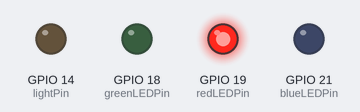
Simulated run of this sketch. Board: ESP32. Parts: output pins drawn as LEDs (lit = HIGH). WiFi joins after 1.5 s; servers stay silent unless stated; random numbers use the default seed unless the sketch sets one; EEPROM starts erased; no MQTT or app messages arrive unless stated; what the sketch prints to the serial monitor is not drawn.

Above: at 0.1 s.
At 5.1 s:
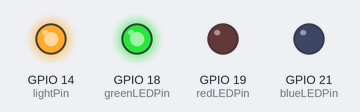
Timing chart, 0 to 6.6 s (numbered marks = the images above):
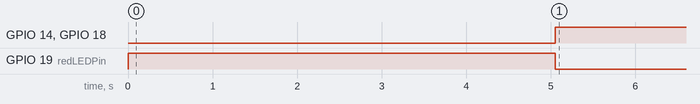

The sketch:

esp32ESFinalProject.ino
```cpp
// WiFi ---------------------------------------
#include <WiFi.h>
WiFiClient espClient;

const char* ssid     = "sedijeyms";
const char* password = "cediejamessss";

// PubSub ---------------------------------------
#include <PubSubClient.h>
PubSubClient client(espClient);

// MQTT ---------------------------------------
const char* mqtt_server = "broker.hivemq.com";
const int   mqtt_port   = 1883;
const char* readingsTopic    = "47524F555038/es/finals/readings";
const char* lightTopic    = "47524F555038/es/finals/lightControl";

// JSON ---------------------------------------
#include <ArduinoJson.h>

// FAN ---------------------------------------
#include "EEPROM.h"

#define lightPin 14
int lightState;

// LED ---------------------------------------
#define greenLEDPin 18
#define redLEDPin 19
#define blueLEDPin 21

bool greenLEDOn = false;
bool redLEDOn = false;
bool blueLEDOn = false;

// Arduino Serial ---------------------------------------
#define RX2 16
#define TX2 17

HardwareSerial arduinoSerial(1); // Use UART1 (we can assign pins)

String readings;

void callback(char* topic, byte* payload, unsigned int length) {
  String msg = "";
  for (unsigned int i = 0; i < length; i++) {
    msg += (char)payload[i];
  }
  msg.trim();

  if(msg != "toggle light") return;

  // toggle fan
  digitalWrite(lightPin, lightState ? LOW : HIGH);

  lightState = !lightState;

  Serial.println(lightState);
  EEPROM.write(0, lightState);
  EEPROM.commit();

  int currentlightState = EEPROM.read(0);
  Serial.println(currentlightState);

  client.publish(lightTopic, "light toggled");
}

bool reconnect() {
  turnOnRedLED();
  Serial.print("Attempting MQTT connection... ");
  String clientId = "ESP32Client-";
  clientId += String(random(0xffff), HEX);

  if (client.connect(clientId.c_str())) {

    turnOnGreenLED();

    Serial.println("connected");
    client.subscribe(lightTopic);

    lightState = EEPROM.read(0);
    Serial.println(lightState);

    // initialize fan
    digitalWrite(lightPin, lightState ? HIGH : LOW);
    return true;
  }
  else {
    turnOnRedLED();

    Serial.print("failed, rc=");
    Serial.print(client.state());
    Serial.println(" retrying...");
    return false;
  }
}

void turnOnGreenLED() {
  if(greenLEDOn) return;

  digitalWrite(greenLEDPin, HIGH);
  greenLEDOn = true;

  digitalWrite(redLEDPin, LOW);
  redLEDOn = false;

  digitalWrite(blueLEDPin, LOW);
  blueLEDOn = false;
}

void turnOnRedLED() {
  if(redLEDOn) return;

  digitalWrite(redLEDPin, HIGH);
  redLEDOn = true;

  digitalWrite(greenLEDPin, LOW);
  greenLEDOn = false;

  digitalWrite(blueLEDPin, LOW);
  blueLEDOn = false;
}

void turnOnBlueLED() {
  if(blueLEDOn) return;

  digitalWrite(blueLEDPin, HIGH);
  blueLEDOn = true;

  digitalWrite(greenLEDPin, LOW);
  greenLEDOn = false;

  digitalWrite(redLEDPin, LOW);
  redLEDOn = false;
}


void ConnectToWifi(void *parameter) {

  while (1) {

    if(WiFi.status() != WL_CONNECTED) {

      turnOnRedLED();

      vTaskDelay(10 / portTICK_PERIOD_MS);
      Serial.println();
      Serial.print("Connecting to ");
      Serial.println(ssid);

      WiFi.mode(WIFI_STA);
      WiFi.begin(ssid, password);

      while (WiFi.status() != WL_CONNECTED) {
        turnOnRedLED();
        vTaskDelay(pdMS_TO_TICKS(500));
        Serial.print(".");
      }

      Serial.println();
      Serial.print("WiFi connected, IP: ");
      Serial.println(WiFi.localIP());
    }

    // check wifi status every one second
    vTaskDelay(pdMS_TO_TICKS(1000));
  }
}

void ReconnectToMQTT(void *parameter) {

  while (1) {

    if(!client.connected() && WiFi.status() == WL_CONNECTED) {
      turnOnRedLED();
      reconnect();
    }

    // check mqtt status every five seconds
    vTaskDelay(pdMS_TO_TICKS(5000));
  }
}

void ClientLoop(void *parameter) {

  while(1) {

    if(client.connected()) {
      client.loop();
    }

    // give time to other tasks
    vTaskDelay(pdMS_TO_TICKS(10));
  }
}

void ReceiveReadings(void *parameter) {

  while(1) {

    if(arduinoSerial.available()) {
      readings = arduinoSerial.readStringUntil('\n');
      readings.trim();
    }

    // give time to other tasks
    vTaskDelay(pdMS_TO_TICKS(500));
  }
}

void PublishToDHT11(void *parameter) {
  while(1) {

    if(client.connected() && WiFi.status() == WL_CONNECTED && readings != "") {

      // catch failed reads
      if(readings == "Reading Failed.") {
        Serial.println("Reading Failed.");
        turnOnBlueLED();
        vTaskDelay(pdMS_TO_TICKS(500));
        turnOnRedLED();
        continue;
      }

      int p1 = readings.indexOf('|');
      int p2 = readings.indexOf('|', p1 + 1);
      int p3 = readings.indexOf('|', p2 + 1);
      int p4 = readings.indexOf('|', p3 + 1);
      int p5 = readings.indexOf('|', p4 + 1);
      int p6 = readings.indexOf('|', p5 + 1);

      String windDirection = readings.substring(0, p1);
      String windSpeed = readings.substring(p1 + 1, p2);
      String pressure = readings.substring(p2 + 1, p3);
      String temperature = readings.substring(p3 + 1, p4);
      String humidity = readings.substring(p4 + 1, p5);
      String rain = readings.substring(p5 + 1, p6);
      String ldr = readings.substring(p6 + 1);

      StaticJsonDocument<512> postDoc;
      postDoc["windDirection"] = windDirection;
      postDoc["windSpeed"] = windSpeed;
      postDoc["pressure"] = pressure;
      postDoc["temperature"] = temperature;
      postDoc["humidity"] = humidity;
      postDoc["rainValue"] = rain;
      postDoc["ldrValue"] = ldr;

      char buffer[512];
      size_t size = serializeJson(postDoc, buffer);

      client.publish(readingsTopic, buffer, size);

      if(temperature.toFloat() < 24.0 || temperature.toFloat() > 30.0 || humidity.toFloat() < 40.0 || humidity.toFloat() > 80.0 || rain.toInt() < 700) {
        turnOnBlueLED();
      }
      else {
        turnOnGreenLED();
      }

    }

    // publish every one second
    vTaskDelay(pdMS_TO_TICKS(1000));
  }
}

void setup() {
  Serial.begin(115200);
  arduinoSerial.begin(115200, SERIAL_8N1, RX2, TX2);

  EEPROM.begin(64);

  // light
  pinMode(lightPin, OUTPUT);
  digitalWrite(lightPin, LOW);

  // LED
  pinMode(greenLEDPin, OUTPUT);
  pinMode(redLEDPin, OUTPUT);
  pinMode(blueLEDPin, OUTPUT);

  // create task for connecting to wifi
  xTaskCreate(
    ConnectToWifi,      // Function to be called
    "Connect to Wifi",  // Name of task
    4096,               // Stack size
    NULL,               // argument to pass to function
    5,                  // Task Priority
    NULL                // Task handle
  );

  // MQTT
  client.setServer(mqtt_server, mqtt_port);
  client.setCallback(callback);

  // create task for reconnecting to mqtt broker
  xTaskCreate(
    ReconnectToMQTT,              // Function to be called
    "Reconnect to MQTT Broker",   // Name of task
    4096,                         // Stack size
    NULL,                         // argument to pass to function
    4,                            // Task Priority
    NULL                          // Task handle
  );

  // create task for mqtt client loop
  xTaskCreate(
    ClientLoop,         // Function to be called
    "MQTT Client Loop", // Name of task
    4096,               // Stack size
    NULL,               // argument to pass to function
    3,                  // Task Priority
    NULL                // Task handle
  );

  // create task for mqtt client loop
  xTaskCreate(
    ReceiveReadings,         // Function to be called
    "Receive Arduino Readings", // Name of task
    4096,               // Stack size
    NULL,               // argument to pass to function
    2,                  // Task Priority
    NULL                // Task handle
  );

  // create task for publishing dht11 data
  xTaskCreate(
    PublishToDHT11,           // Function to be called
    "Publish To DHT11 Topic", // Name of task
    4096,                     // Stack size
    NULL,                     // argument to pass to function
    1,                        // Task Priority
    NULL                      // Task handle
  );
}

void loop() {}
```

Measured:
- by itself, GPIO 14 (lightPin), GPIO 18 (greenLEDPin): LOW → HIGH at 5.1 s
- by itself, GPIO 19 (redLEDPin): LOW → HIGH at 0.00 s, → LOW 5.1 s later
